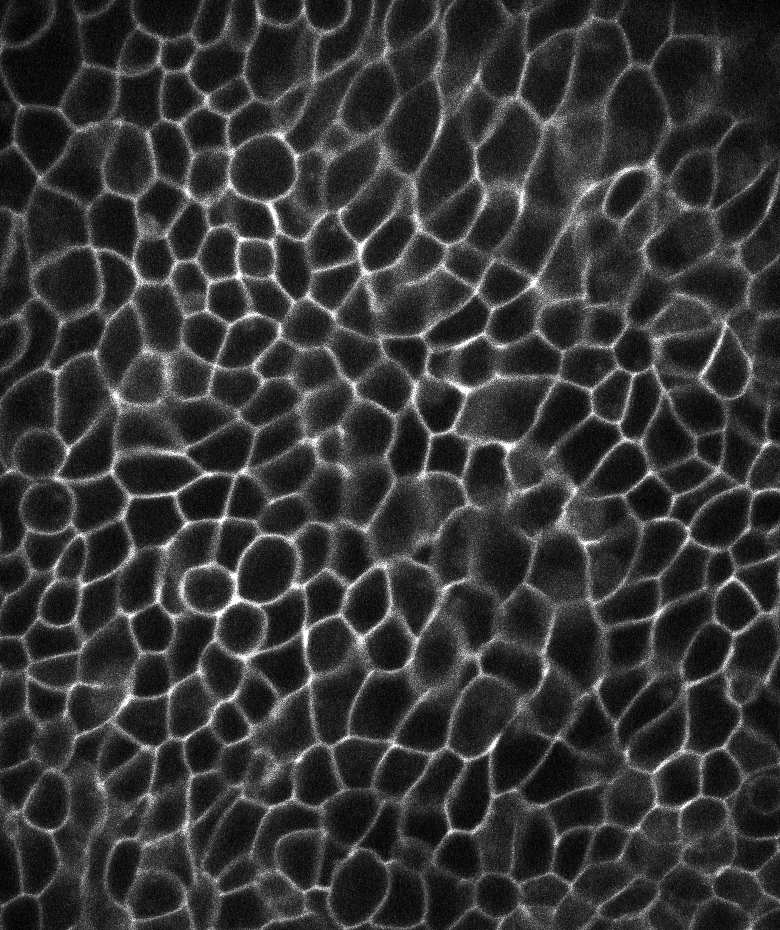
#> input picture codelab_lime/example_data/example_cells_1.tif, 780 x 930 px, found by its file name
$ jupyter execute --allow-errors tutorial_section_2.ipynb
#> lines starting #> are read from the running program, lines starting #| are printed output that depends on the picture
# Image Analysis with Python - <font color='teal'>Tutorial Pipeline Section 2</font>

*originally created in 2016*<br>
*updated and converted to a Jupyter notebook in 2017*<br>
*updated and converted to python 3 in 2018*<br>
*by Jonas Hartmann (Gilmour group, EMBL Heidelberg)*<br>
*updated in 2022 by Cheng-Yu Huang*<br>

##  Table of Contents

1. [About this Tutorial](#about)
2. [Initialization](#initialize)
11. [Postprocessing: Removing ROIs at the Image Border](#postpro)
12. [Identifying Cell Edges](#edges)
13. [Extracting Quantitative Measurements](#measure)
14. [Simple Analysis & Visualization](#analysis)
15. [Writing Output to Files](#write)
16. [BONUS - Batch Processing](#batch)

##  About this Tutorial <a id=about></a>

*This tutorial covers the part 2 of the image analysis tutorial*

#### Instructions

- In the section 1 of the Codelab, you performed adaptive thresholding and connected-component analysis of our raw image.

- Here we are going to continue from where we left behind, starting with the segmentation result, we will first clean all the cell patches near the border of the image, and detect the edge of each cells. Then we will perform the statistical analysis to the results.

## Initialization <a id=initialize></a>

In this section we will load the raw image data and our segmentation results, for further processing

[cell 1]
# (i) Importing necessary modules and packages

# The numerical arrays manipulation module numpy as np
import numpy as np

# The plotting module matplotlib.pyplot as plt
import matplotlib.pyplot as plt

# The image processing module scipy.ndimage as ndi
import scipy.ndimage as ndi

# Import imread function from skimage.io
from skimage.io import imread

[cell 2]
# (ii) Specify the directory path and file name

# Create a string variable with the relative (or absolute) path to your raw image
# and segmentation results.
img_filepath = r'example_data\example_cells_1.tif'
seg_filepath = r'example_cells_1_seg.tif'

[cell 3]
# (iii) Load the raw image and the segmentation results

# Read images
img = imread(img_filepath)
#> img is the input picture: shape (930, 780); min 0, max 255, mean 52.7
seg = imread(seg_filepath)
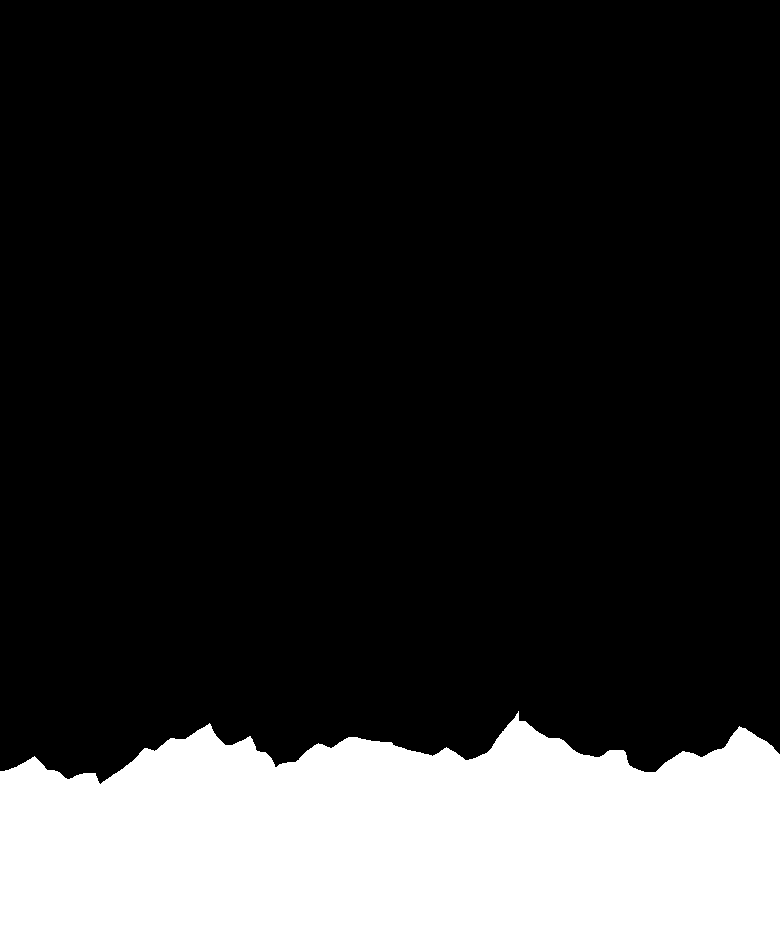
#> input picture codelab_lime/example_cells_1_seg.tif, 780 x 930 px
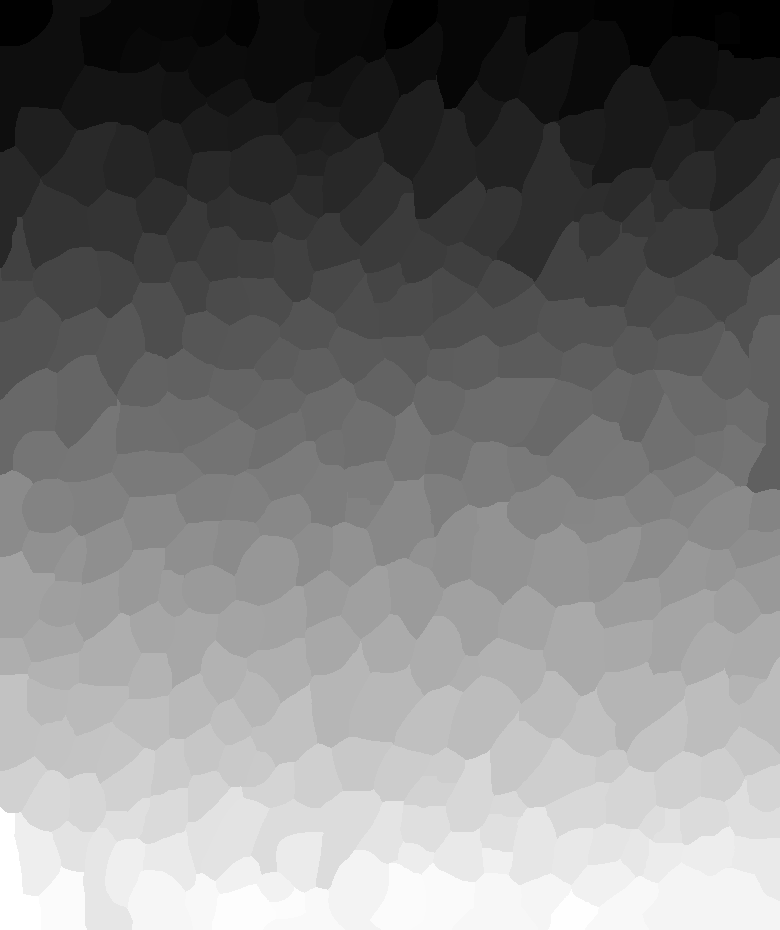
#> seg: shape (930, 780) uint16; min 1, max 329, mean 157.4; drawn with min black and max white

[cell 4]
# (iv) Look at the images to confirm that everything worked as intended

# Imshow the raw image
plt.imshow(img, interpolation='none', cmap='gray')
# Overlay the segmentation result, with an alpha value of 0.4
plt.imshow(seg, interpolation='none', cmap='prism', alpha=0.4)
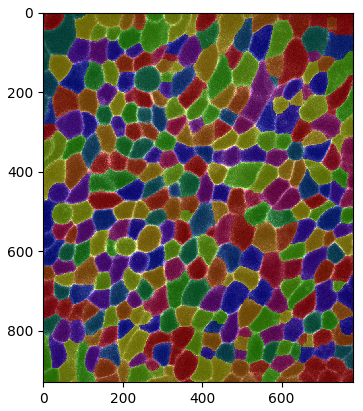
#> figure drawn by matplotlib, 1 panel

## Postprocessing: Removing ROIs at the Image Border <a id=postpro></a>

#### Background

Since segmentation is never perfect, it often makes sense to explicitely remove artifacts afterwards. For example, one could filter out objects that are too small, have a very strange shape, or very strange intensity values.

**Warning:** Filtering out objects is equivalent to the *removal of outliers* in data analysis and *should only be done for good reason and with caution!*

As an example of postprocessing, we will now filter out a particular group of problematic cells: those that are being cut off at the image border.

#### <font color='teal'> Exercise </font>

Iterate through all the ROIs in your segmentation and remove those touching the image border.

Follow the instructions in the comments below. Note that the instructions will get a little less specific from here on, so you need to figure out how to approach a problem yourself.

[cell 5]
# (i) Create an image border mask

# We need some way to check if a cell is at the border. For this, we generate a 'mask' of the image border,
# i.e. a Boolean array of the same size as the image where only the border pixels are set to `1` and all
# others to `0`, like this:
#   1 1 1 1 1
#   1 0 0 0 1
#   1 0 0 0 1
#   1 0 0 0 1
#   1 1 1 1 1
# There are multiple ways of generating this mask, for example by erosion or by array indexing.
# It is up to you to find a way to do it. (Hint: one of the the easiest ways to do this is via scipy.ndimage.binary_dilation.
# check the parameter "border_value")

### YOUR CODE HERE!

[cell 6]
# (ii) 'Delete' the cells at the border

# 1) Find the cell ROIs that are crossing the border of the image

# Find the border ROI IDs, by first multiply the border_mask by the segmentation mask
### YOUR CODE HERE!

# Then get an array of ROI IDs by finding the unique elements in the array
### YOUR CODE HERE!

[cell 7]
# 2) 'Delete' ROIs by their IDs

# Create a copy of the segmentation with np.copy()
### YOUR CODE HERE!

# Iterate over ROI IDs on the border and set the those ROIs to background (0)
### YOUR CODE HERE!

    # Create a mask that contains only the 'current' ROI of the iteration
    ### YOUR CODE HERE!

    # Set the position of that roi_mask to background (zero) in the clean_seg
    ### YOUR CODE HERE!

[cell 8]
# OPTIONAL: re-label the remaining cells to keep the numbering consistent from 1 to N (with 0 as background).
# Hint: Use python function <enumerate>

# Use enumerate
### YOUR CODE HERE!

[cell 9]
# (iii) Visualize the result

# Show the result as transparent overlay over the raw or smoothed image.
# Here you have to combine alpha (to make cells transparent) and 'np.ma.array'
# (to hide empty space where the border cells were deleted).

# Create mask by 'np.ma.array'
### YOUR CODE HERE!

# Show image
### YOUR CODE HERE!

## Identifying Cell Edges <a id=edges></a>

#### Background

With the final segmentation in hand, we can now start to think about measurements and data analysis. However, to extract interesting measurements from our cells, the segmentation on its own is often not enough: additional masks that identify sub-regions for each cell allow more precise and more biologically relevant measurements.

The most useful example of this is an additional mask that identifies only the edge pixels of each cell. This is useful for a number of purposes, including:

- Edge intensity is a good measure of membrane intensity, which is often a desired readout.
- The intensity profile along the edge may contain information on cell polarity.
- The length of the edge (relative to the cell area) is an informative feature about the cell shape.
- Showing colored edges is a nice way of visualizing cell segmentations.

There are many ways of identifying edge pixels in a fully labeled segmentation. Here, we will use a simple and relatively fast method based on erosion.

#### <font color='teal'> Exercise </font>

Create a labeled mask of cell edges by following these steps:

- Create an array of the same size and data type as the segmentation but filled with only zeros
    - This will be your final cell edge mask; you gradually add cell edges as you iterate over cells


- *For each cell...*
    - Erode the cell's mask by 1 pixel
    - Using the eroded mask and the original mask, create a new mask of only the cell's edge pixels
    - Add the cell's edge pixels into the empty image generated above, labeling them with the cell's original ID number

Follow the instructions in the comments below.

[cell 10]
# (i) Create an array of the same size and data type as the segmentation but filled with only zeros

# Hint: use np.zeros_like()
### YOUR CODE HERE!

[cell 11]
# (ii) Iterate over the ROI IDs
### YOUR CODE HERE!

    # (iii) Erode the ROI's mask by 1 pixel
    # Hint: 'ndi.binary_erode'
    ### YOUR CODE HERE!

    # (iv) Create the cell edge mask
    # Hint: 'np.logical_xor'
    ### YOUR CODE HERE!

    # (v) Add the cell edge mask to the empty array generated above, labeling it with the cell's ID
    ### YOUR CODE HERE!

[cell 12]
# (vi) Visualize the result

# Note: Because the lines are so thin (1pxl wide), they may not be displayed correctly in small figures.
#       You can 'zoom in' by showing a sub-region of the image which is then rendered bigger. You can
#       also go back to the edge identification code and make the edges multiple pixels wide (but keep
#       in mind that this will have an effect on your quantification results!).

### YOUR CODE HERE!

## Extracting Quantitative Measurements <a id=measure></a>

#### Background

The ultimate goal of image segmentation is of course the extraction of quantitative measurements, in this case on a single-cell level. Measures of interest can be based on intensity (in different channels) or on the size and shape of the cells.

To exemplify how different properties of cells can be measured, we will extract the following:

- Cell ID (so all other measurements can be traced back to the cell that was measured)
- Mean intensity of each cell
- Mean intensity at the membrane of each cell
- The cell area, i.e. the number of pixels that make up the cell
- The cell outline length, i.e. the number of pixels that make up the cell edge

*Note: It makes sense to use smoothed/filtered/background-subtracted images for segmentation. When it comes to measurements, however, it's best to get back to the raw data!*

#### <font color='teal'>Exercise</font>

Extract the measurements listed above for each cell and collect them in a dictionary.

Note: The ideal data structure for data like this is the `DataFrame` offered by the module `Pandas`. However, for the sake of simplicity, we will here stick with a dictionary of lists.

Follow the instructions in the comments below.

[cell 13]
# (i) Create a dictionary that contains a key-value pairing for each measurement

# The keys should be strings describing the type of measurement (e.g. 'intensity_mean') and
# the values should be empty lists. These empty lists will be filled with the results of the
# measurements.

results = {"cell_id"      : [],
           "int_mean"     : [],
           "int_mem_mean" : [],
           "cell_area"    : [],
           "cell_edge"    : []}

# Solution note: the spacing between the strings and colons doesn't matter for the code's
# execution. It is used solely to make the code more readable!

[cell 14]
# (ii) Record the measurements for each cell

# Iterate over the segmented cells ('np.unique').
# Inside the loop, create a mask for the current cell and use it to extract the measurements listed above.
# Add them to the appropriate list in the dictionary using the 'append' method.
# Hint: Remember that you can get out all the values within a masked area by indexing the image
#       with the mask. For example, 'np.mean(image[cell_mask])' will return the mean of all the
#       intensity values of 'image' that are masked by 'cell_mask'!

# Get cell ids with np.unique
### YOUR CODE HERE!

# Iterate over cell IDs
### YOUR CODE HERE!

    # Mask the current cell and cell edge
    ### YOUR CODE HERE!

    # Get the measurements
    ### YOUR CODE HERE!

[cell 15]
# (iii) Import Pandas as pd, and make the dictionary a pandas object

# Import pandas as pd
import pandas as pd

# Make results as a pandas dataframe ('pd.DataFrame()')
df = pd.DataFrame(results)

# Show the pandas dataframe
df

[cell 16]
# (iv) You can write pandas dataframe as csv for data analysis in other softwares
df.to_csv("measurement.csv")

# To Read:
# df1 = pd.read_csv('measurement.csv')

[cell 17]
df.describe()

## Simple Analysis & Visualisation <a id=analysis></a>

#### Background

By extracting quantitative measurements from an image we cross over from 'image analysis' to 'data analysis'.

This section briefly explains how to do basic data analysis and plotting, including boxplots, scatterplots and linear fits. It also showcases how to map data back onto the image, creating an "image-based heatmap".

#### <font color='teal'>Exercise</font>

Analyze and plot the extracted data in a variety of ways.

Follow the instructions in the comments below.

[cell 18]
# (i) Familiarize yourself with the data structure of the results dict and summarize the results

# 1) Try to print the mean of mean intensity of all cells
mean_int_mean = np.mean(df['int_mean'])
print(f'Mean of int_mean is {mean_int_mean}')

[cell 19]
# 2) Try df.describe() to get all the necessary stats
# Bonus: can you make all of the numbers round up to 2 decimal places? (Try Google)
pd.options.display.float_format = "{:.2f}".format

[cell 20]
# (ii)-1 Create a histogram showing the distribution of cell surface area in pixels

# Use the function 'plt.hist'. Change the "bins" parameter of the function to see the more detailed
# trend of the data. What do you observe?

plt.figure(figsize=(6,3))
num_bins = 30
plt.hist(df['cell_area'], bins = num_bins)
plt.xlabel('cell area [pxl]')
plt.ylabel('Count')
plt.title('Histogram of Cell Area Distribution')
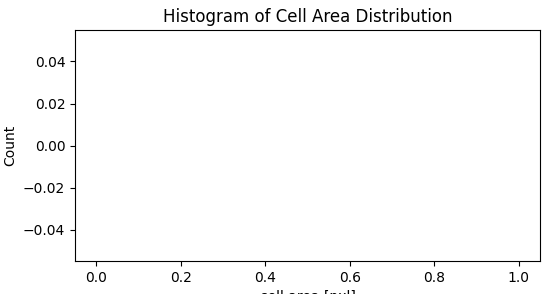
#> figure drawn by matplotlib, 1 panel

[cell 21]
# (ii)-2 Create a box plot showing the mean cell and mean membrane intensities for both channels.

# Use the function 'plt.boxplot'. Use the 'label' keyword of 'plt.boxplot' to label the x axis with
# the corresponding key names. Feel free to play around with the various options of the boxplot
# function to make your plot look nicer. Remember that you can first call 'plt.figure' to adjust
# settings such as the size of the plot.

### YOUR CODE HERE!

plt.figure(figsize=(3,6))
plt.boxplot([df['int_mean'], df['int_mem_mean']],
            labels=['int_mean', 'int_mem_mean'],
           widths=0.6)
plt.show()
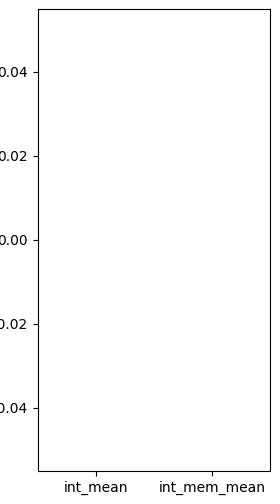
#> figure drawn by matplotlib, 1 panel
